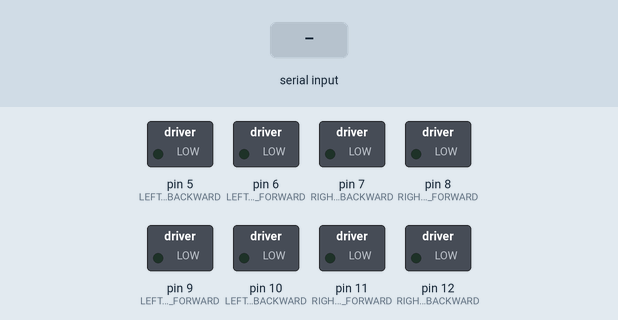
This sketch was run on a simulated Arduino Nano, built with avr-gcc and run on an emulated ATmega328P. On the bench: switched loads named in the sketch (green lamp = pin HIGH). The inputs (shaded band) are chosen by the test bench.

Above: at 1.2 s.
1.3 s: "F\n" received over the second serial link
At 2.3 s:
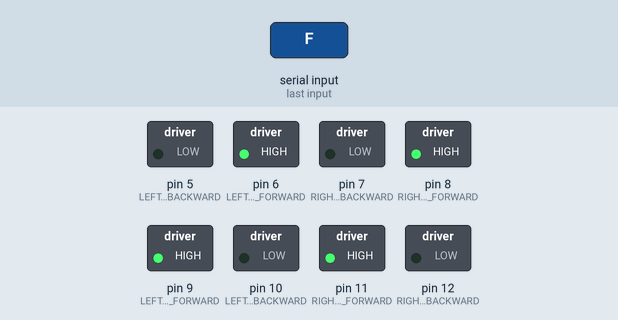
2.8 s: "TL\n" received over the second serial link
At 3.6 s:
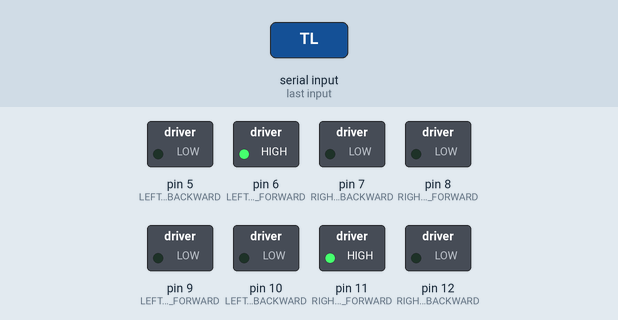
4.3 s: "TR\n" received over the second serial link
At 4.9 s:
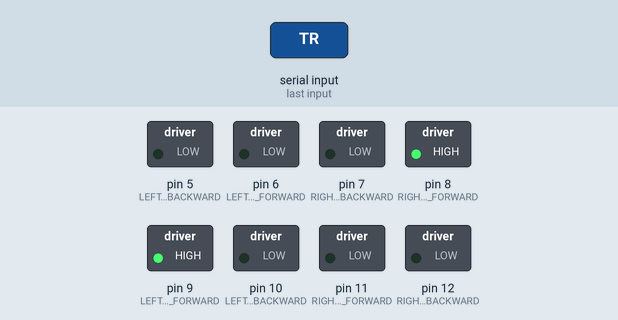
5.8 s: "L\n" received over the second serial link
At 6.2 s:
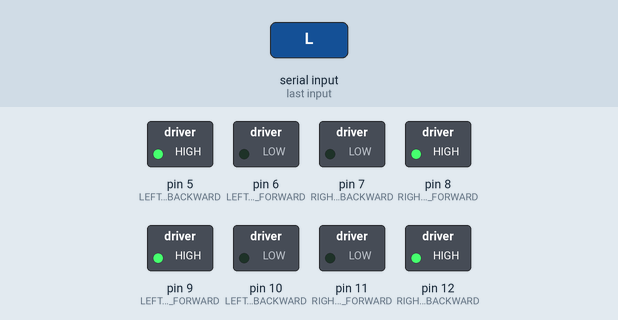
7.3 s: "R\n" received over the second serial link
At 8.5 s:
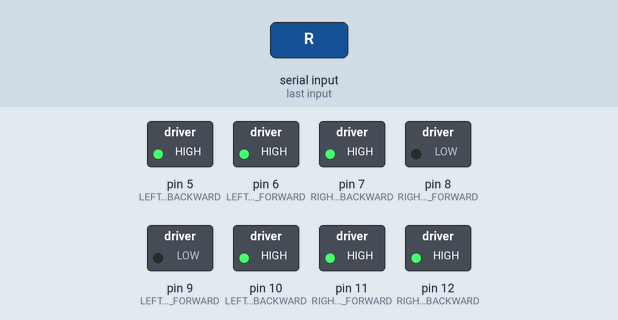
8.8 s: "BL\n" received over the second serial link
At 10.1 s:
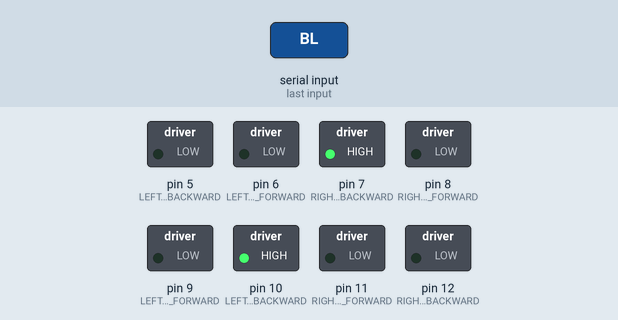
Timing chart, 0 to 11.3 s (numbered marks = the images above; inputs shaded):
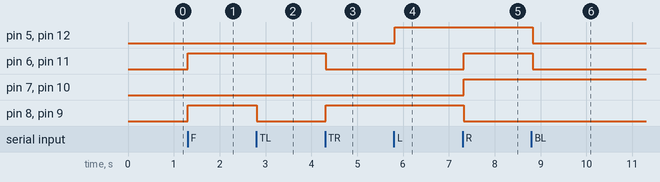

The sketch:

car-motors.ino
```cpp
#include <SoftwareSerial.h>

// HC-12 Serial communication (pins on Arduino Nano)
#define HC12_TX_PIN 2
#define HC12_RX_PIN 3
SoftwareSerial hc12Serial(HC12_TX_PIN, HC12_RX_PIN);

// Motor control pins
#define LEFT_FRONT_FORWARD 9
#define LEFT_FRONT_BACKWARD 10
#define LEFT_REAR_FORWARD 6
#define LEFT_REAR_BACKWARD 5
#define RIGHT_FRONT_FORWARD 11
#define RIGHT_FRONT_BACKWARD 12
#define RIGHT_REAR_FORWARD 8
#define RIGHT_REAR_BACKWARD 7

void setup() {
  hc12Serial.begin(9600);

  pinMode(LEFT_FRONT_FORWARD, OUTPUT);
  pinMode(LEFT_FRONT_BACKWARD, OUTPUT);
  pinMode(LEFT_REAR_FORWARD, OUTPUT);
  pinMode(LEFT_REAR_BACKWARD, OUTPUT);
  pinMode(RIGHT_FRONT_FORWARD, OUTPUT);
  pinMode(RIGHT_FRONT_BACKWARD, OUTPUT);
  pinMode(RIGHT_REAR_FORWARD, OUTPUT);
  pinMode(RIGHT_REAR_BACKWARD, OUTPUT);
}

void loop() {
  if (hc12Serial.available()) {
    String command = hc12Serial.readStringUntil('\n');
    Serial.println("Received: " + command);

    if (command == "S") {
      stopCar();
    } else if (command == "F") {
      moveForward();
    } else if (command == "TL") {
      moveTopLeft();
    } else if (command == "TR") {
      moveTopRight();
    } else if (command == "L") {
      strafeLeft();
    } else if (command == "R") {
      strafeRight();
    } else if (command == "BL") {
      moveBottomLeft();
    } else if (command == "B") {
      moveBackward();
    } else if (command == "BR") {
      moveBottomRight();
    } else {
      Serial.println("Unknown command: " + command);
    }
  } else {
    Serial.println("HC-12 not working");
  }

  delay(50);
}

void moveForward() {
  digitalWrite(LEFT_FRONT_FORWARD, HIGH);
  digitalWrite(LEFT_FRONT_BACKWARD, LOW);
  digitalWrite(LEFT_REAR_FORWARD, HIGH);
  digitalWrite(LEFT_REAR_BACKWARD, LOW);
  digitalWrite(RIGHT_FRONT_FORWARD, HIGH);
  digitalWrite(RIGHT_FRONT_BACKWARD, LOW);
  digitalWrite(RIGHT_REAR_FORWARD, HIGH);
  digitalWrite(RIGHT_REAR_BACKWARD, LOW);
}

void moveBackward() {
  digitalWrite(LEFT_FRONT_FORWARD, LOW);
  digitalWrite(LEFT_FRONT_BACKWARD, HIGH);
  digitalWrite(LEFT_REAR_FORWARD, LOW);
  digitalWrite(LEFT_REAR_BACKWARD, HIGH);
  digitalWrite(RIGHT_FRONT_FORWARD, LOW);
  digitalWrite(RIGHT_FRONT_BACKWARD, HIGH);
  digitalWrite(RIGHT_REAR_FORWARD, LOW);
  digitalWrite(RIGHT_REAR_BACKWARD, HIGH);
}

void strafeLeft() {
  digitalWrite(LEFT_FRONT_FORWARD, HIGH);
  digitalWrite(LEFT_FRONT_BACKWARD, LOW);
  digitalWrite(LEFT_REAR_FORWARD, LOW);
  digitalWrite(LEFT_REAR_BACKWARD, HIGH);
  digitalWrite(RIGHT_FRONT_FORWARD, LOW);
  digitalWrite(RIGHT_FRONT_BACKWARD, HIGH);
  digitalWrite(RIGHT_REAR_FORWARD, HIGH);
  digitalWrite(RIGHT_REAR_BACKWARD, LOW);
}

void strafeRight() {
  digitalWrite(LEFT_FRONT_FORWARD, LOW);
  digitalWrite(LEFT_FRONT_BACKWARD, HIGH);
  digitalWrite(LEFT_REAR_FORWARD, HIGH);
  digitalWrite(LEFT_REAR_BACKWARD, HIGH);
  digitalWrite(RIGHT_FRONT_FORWARD, HIGH);
  digitalWrite(RIGHT_FRONT_BACKWARD, HIGH);
  digitalWrite(RIGHT_REAR_FORWARD, LOW);
  digitalWrite(RIGHT_REAR_BACKWARD, HIGH);
}

void moveTopLeft() {
  digitalWrite(LEFT_FRONT_FORWARD, LOW);
  digitalWrite(LEFT_FRONT_BACKWARD, LOW);
  digitalWrite(LEFT_REAR_FORWARD, HIGH);
  digitalWrite(LEFT_REAR_BACKWARD, LOW);
  digitalWrite(RIGHT_FRONT_FORWARD, HIGH);
  digitalWrite(RIGHT_FRONT_BACKWARD, LOW);
  digitalWrite(RIGHT_REAR_FORWARD, LOW);
  digitalWrite(RIGHT_REAR_BACKWARD, LOW);
}

void moveTopRight() {
  digitalWrite(LEFT_FRONT_FORWARD, HIGH);
  digitalWrite(LEFT_FRONT_BACKWARD, LOW);
  digitalWrite(LEFT_REAR_FORWARD, LOW);
  digitalWrite(LEFT_REAR_BACKWARD, LOW);
  digitalWrite(RIGHT_FRONT_FORWARD, LOW);
  digitalWrite(RIGHT_FRONT_BACKWARD, LOW);
  digitalWrite(RIGHT_REAR_FORWARD, HIGH);
  digitalWrite(RIGHT_REAR_BACKWARD, LOW);
}

void moveBottomLeft() {
  digitalWrite(LEFT_FRONT_FORWARD, LOW);
  digitalWrite(LEFT_FRONT_BACKWARD, HIGH);
  digitalWrite(LEFT_REAR_FORWARD, LOW);
  digitalWrite(LEFT_REAR_BACKWARD, LOW);
  digitalWrite(RIGHT_FRONT_FORWARD, LOW);
  digitalWrite(RIGHT_FRONT_BACKWARD, LOW);
  digitalWrite(RIGHT_REAR_FORWARD, LOW);
  digitalWrite(RIGHT_REAR_BACKWARD, HIGH);
}

void moveBottomRight() {
  digitalWrite(LEFT_FRONT_FORWARD, LOW);
  digitalWrite(LEFT_FRONT_BACKWARD, HIGH);
  digitalWrite(LEFT_REAR_FORWARD, LOW);
  digitalWrite(LEFT_REAR_BACKWARD, LOW);
  digitalWrite(RIGHT_FRONT_FORWARD, LOW);
  digitalWrite(RIGHT_FRONT_BACKWARD, LOW);
  digitalWrite(RIGHT_REAR_FORWARD, LOW);
  digitalWrite(RIGHT_REAR_BACKWARD, HIGH);
}

void stopCar() {
  digitalWrite(LEFT_FRONT_FORWARD, LOW);
  digitalWrite(LEFT_FRONT_BACKWARD, LOW);
  digitalWrite(LEFT_REAR_FORWARD, LOW);
  digitalWrite(LEFT_REAR_BACKWARD, LOW);
  digitalWrite(RIGHT_FRONT_FORWARD, LOW);
  digitalWrite(RIGHT_FRONT_BACKWARD, LOW);
  digitalWrite(RIGHT_REAR_FORWARD, LOW);
  digitalWrite(RIGHT_REAR_BACKWARD, LOW);
}
```

Measured:
- after the input at 1.3 s, pin 6 (LEFT_REAR_FORWARD), pin 8 (RIGHT_REAR_FORWARD), pin 9 (LEFT_FRONT_FORWARD), pin 11 (RIGHT_FRONT_FORWARD): LOW → HIGH at once
- after the input at 2.8 s, pin 8 (RIGHT_REAR_FORWARD), pin 9 (LEFT_FRONT_FORWARD): HIGH → LOW at once
- after the input at 4.3 s, pin 6 (LEFT_REAR_FORWARD), pin 11 (RIGHT_FRONT_FORWARD): HIGH → LOW at once; pin 8 (RIGHT_REAR_FORWARD), pin 9 (LEFT_FRONT_FORWARD): LOW → HIGH at once
- after the input at 5.8 s, pin 5 (LEFT_REAR_BACKWARD), pin 12 (RIGHT_FRONT_BACKWARD): LOW → HIGH at once
- after the input at 7.3 s, pin 6 (LEFT_REAR_FORWARD), pin 7 (RIGHT_REAR_BACKWARD), pin 10 (LEFT_FRONT_BACKWARD), pin 11 (RIGHT_FRONT_FORWARD): LOW → HIGH at once; pin 8 (RIGHT_REAR_FORWARD), pin 9 (LEFT_FRONT_FORWARD): HIGH → LOW at once
- after the input at 8.8 s, pin 5 (LEFT_REAR_BACKWARD), pin 6 (LEFT_REAR_FORWARD), pin 11 (RIGHT_FRONT_FORWARD), pin 12 (RIGHT_FRONT_BACKWARD): HIGH → LOW at once
